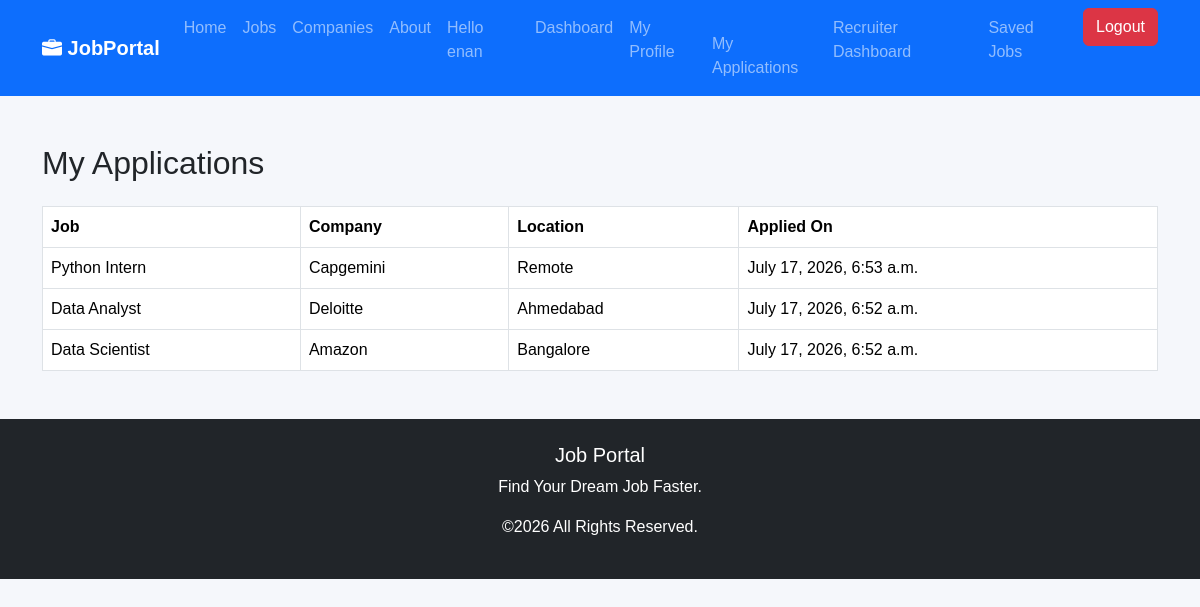
/applications/my-applications/ (signed in), run on the app's committed database.
### applications/models.py (models this page shows, shortened)
class Application(models.Model):
    STATUS_CHOICES = [
        ("Pending", "Pending"),
        ("Reviewed", "Reviewed"),
        ("Shortlisted", "Shortlisted"),
        ("Rejected", "Rejected"),
        ("Selected", "Selected"),
    ]
    candidate = models.ForeignKey(
        User,
        on_delete=models.CASCADE
    )
    job = models.ForeignKey(
        Job,
        on_delete=models.CASCADE
    )
    cover_letter = models.TextField(blank=True)
    status = models.CharField(
        max_length=20,
        choices=STATUS_CHOICES,
        default="Pending"
    )
    applied_at = models.DateTimeField(auto_now_add=True)
    class Meta:
        unique_together = ("candidate", "job")

### jobs/models.py (models this page shows, shortened)
class Job(models.Model):
    class EmploymentType(models.TextChoices):
        FULL_TIME = "full_time", "Full Time"
        PART_TIME = "part_time", "Part Time"
        CONTRACT = "contract", "Contract"
        INTERNSHIP = "internship", "Internship"
    title = models.CharField(max_length=200)
    company = models.ForeignKey(Company,on_delete=models.CASCADE)
    location = models.CharField(max_length=200)
    salary = models.CharField(max_length=100)
    description = models.TextField()
    employment_type = models.CharField(
        max_length=20,
        choices=EmploymentType.choices,
        default=EmploymentType.FULL_TIME,
    )
    is_active = models.BooleanField(default=True)
    created_at = models.DateTimeField(auto_now_add=True)
    updated_at = models.DateTimeField(default=timezone.now)
    class Meta:
        ordering = ["-created_at"]

class Company(models.Model):
    name = models.CharField(max_length=200)
    logo = models.ImageField(
        upload_to="company_logo/",
        blank=True,
        null=True
    )
    website = models.URLField(
        blank=True,
        null=True
    )
    email = models.EmailField(
        blank=True,
        null=True
    )
    location = models.CharField(
        max_length=200,
        blank=True,
        null=True
    )
    description = models.TextField(
        blank=True,
        null=True
    )
    def __str__(self):
        return self.name

### applications/views.py (the view)
@login_required
def my_applications(request):
    applications = Application.objects.filter(
        candidate=request.user
    ).select_related("job")
    return render(
        request,
        "applications/my_applications.html",
        {
            "applications": applications
        }
    )

### templates/applications/my_applications.html (shortened to what this page needs)
{% extends "base.html" %}
{% block content %}
<div class="container mt-5">
    <h2 class="mb-4">
        My Applications
    </h2>
    {% if applications %}
    <table class="table table-bordered">
        <thead>
            <tr>
                <th>Job</th>
                <th>Company</th>
                <th>Location</th>
                <th>Applied On</th>
            </tr>
        </thead>
        <tbody>
            {% for app in applications %}
            <tr>
                <td>{{ app.job.title }}</td>
                <td>{{ app.job.company }}</td>
                <td>{{ app.job.location }}</td>
                <td>{{ app.applied_at }}</td>
            </tr>
            {% endfor %}
        </tbody>
    </table>
    {% else %}
    <div class="alert alert-info">
        You have not applied for any jobs yet.
    </div>
    {% endif %}
</div>
{% endblock %}

### templates/base.html (shortened to what this page needs)
{% load static %}
<!DOCTYPE html>
<html lang="en">
<head>
<link href="https://cdn.jsdelivr.net/npm/bootstrap@5.3.3/dist/css/bootstrap.min.css" rel="stylesheet">
<link rel="stylesheet"
href="https://cdn.jsdelivr.net/npm/bootstrap-icons@1.11.3/font/bootstrap-icons.min.css">
<link rel="stylesheet"
href="{% static 'css/style.css' %}">
</head>
<body>
<nav class="navbar navbar-expand-lg navbar-dark bg-primary">
<div class="container">
<a class="navbar-brand fw-bold" href="/">
<i class="bi bi-briefcase-fill"></i>
JobPortal
</a>
<div class="collapse navbar-collapse"
id="navbar">
<ul class="navbar-nav ms-auto">
<li class="nav-item">
<a class="nav-link" href="/">Home</a>
</li>
<li class="nav-item">
<a class="nav-link" href="{% url 'home' %}">Jobs</a>
</li>
<li class="nav-item">
<a class="nav-link" href="{% url 'company_list' %}">Companies</a>
</li>
<li class="nav-item">
<a class="nav-link" href="#">About</a>
</li>
<li class="nav-item">
{% if user.is_authenticated %}
<li class="nav-item">
<span class="nav-link">
Hello {{ user.username }}
<li class="nav-item">
    <a class="nav-link" href="{% url 'dashboard' %}">
        Dashboard
    </a>
</li>
<li class="nav-item">
<a class="nav-link"
href="{% url 'profile' %}">
My Profile
<li class="nav-item">
    <a class="nav-link"
       href="{% url 'my_applications' %}">
        My Applications
    </a>
{% if user.is_staff %}
<li class="nav-item">
    <a class="nav-link"
       href="{% url 'admin_dashboard' %}">
        Recruiter Dashboard
    </a>
</li>
{% endif %}
</li>
<li class="nav-item">
    <a class="nav-link" href="{% url 'saved_jobs' %}">
        Saved Jobs
    </a>
</li>
</a>
</li>
</span>
</li>
<li class="nav-item">
<a class="btn btn-danger ms-2"
href="{% url 'logout' %}">
Logout
</a>
</li>
{% endif %}
</li>
</ul>
</div>
</div>
</nav>
{% block content %}
{% endblock %}
<footer class="bg-dark text-white mt-5">
<div class="container text-center py-4">
<h5>Job Portal</h5>
<p>Find Your Dream Job Faster.</p>
<p>©2026 All Rights Reserved.</p>
</div>
</footer>
</body>
</html>

### static/style.css (style rules this page uses)
body { background:#f6f8fc; font-family:Arial,Helvetica,sans-serif; }
footer { margin-top:80px; }
body { background:#f5f7fb; font-family:Arial, Helvetica, sans-serif; }

### data on the page
Application: job "Python Intern", job.company "Capgemini", job.location "Remote", applied_at "July 17, 2026, 6:53 a.m."
Application: job "Data Analyst", job.company "Deloitte", job.location "Ahmedabad", applied_at "July 17, 2026, 6:52 a.m."
Application: job "Data Scientist", job.company "Amazon", job.location "Bangalore", applied_at "July 17, 2026, 6:52 a.m."

### other printed values
{{ user.username }} "enan"
